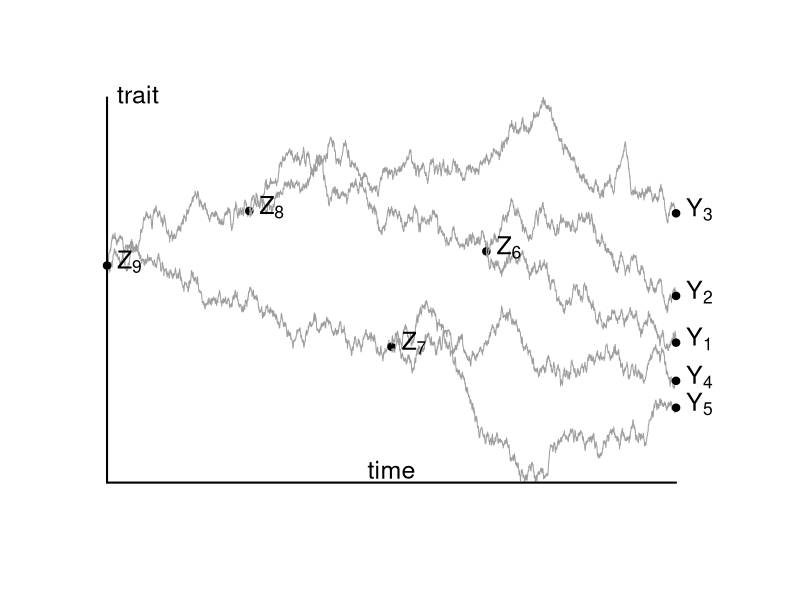
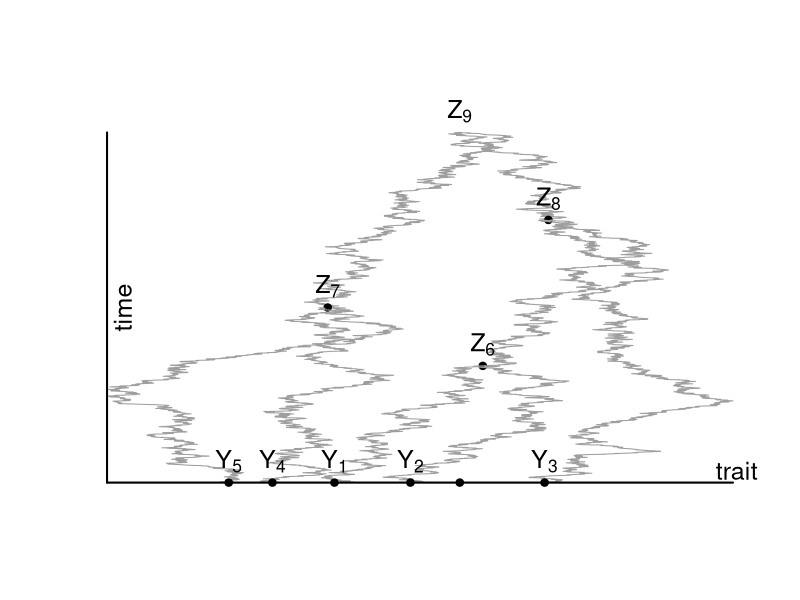

Generate these figures, in order, with R:
# Figure for Brownian evolution of a trait

rm(list=ls())
# seed <- 4, 12, 19
seed <- 4; set.seed(seed)
figDir <- '../../Figures/'
figName <- 'BrownianTrait'
exportFig <- FALSE

# Tree + branch lengths
mu <- 0; sigma <- 1
n <- 5
d <- c(1, 1, 2.25, 1.5, 1.5, 1.25, 1.5, .75)
pa <- c(6, 6, 8, 7, 7, 8, 9, 9)
off <- lapply(n+(1:(n-1)),function(j){which(pa==j)})
h <- rep(0, 2*n-1)
for(j in n+(1:(n-1))){h[j] <- h[off[[j-n]][1]] + d[off[[j-n]][1]]}
hTot <- max(h)

# Function
BrownPath <- function(mu, sigma=1, d, step=.001){
  t <- seq(0, d, by=step)
  w <- mu +  sqrt(step)*sigma*cumsum(rnorm(length(t)))
  return(list(t=t, w=w))
}

# Branching path
z <- rep(NA, 2*n-1); z[2*n-1] <- mu
pathList <- list(); yLim <- mu+sigma*c(-1, 1)
for(j in (n-1):1){# j <- n-1
  pathList[[j]] <- list()
  for(i in off[[j]]){
    pathList[[j]][[i]] <- BrownPath(mu=z[n+j], sigma=sigma, d=d[i])
    yLim <- range(c(yLim, pathList[[j]][[i]]$w))
    # lines(hTot-h[n+j]+path$t, path$w, col=j)
    z[i] <- pathList[[j]][[i]]$w[length(pathList[[j]][[i]]$w)]
    # points(hTot-h[n+j]+path$t[length(path$t)], z[i], pch=20, cex=1.5)
    # text(hTot-h[n+j]+path$t[length(path$t)], z[i], label=paste0('Z', i), col=2)
  }
}

# Plot (horizontal)
if(exportFig){png(paste0(figDir, figName, '-h-seed', seed, '.png'), height=360)}
plot(0, 0, col=0, xlim=c(0, 1.1*hTot), ylim=yLim, xlab='', ylab='', 
     axes=0, cex.lab=1.5)
for(j in (n-1):1){# j <- n-1
  for(i in off[[j]]){
    lines(hTot-h[n+j]+pathList[[j]][[i]]$t, pathList[[j]][[i]]$w, col=8)
    points(hTot-h[i], z[i], pch=20, cex=1.5)
    # text(hTot-h[n+j]+path$t[length(path$t)], z[i], label=paste0('Z', i), col=2)
  }
}
points(0, z[2*n-1], pch=20, cex=1.5)
lines(c(0, 0), yLim, lwd=2)
# text(hTot/40, mean(yLim), label='trait', cex=1.5, srt=90)
text(0, max(yLim), label='trait', cex=1.5, pos=4)
lines(c(0, hTot), min(yLim)*c(1, 1), lwd=2)
text(hTot/2, min(yLim)+diff(yLim)/30, label='time', cex=1.5)
text(hTot-h[1], z[1], label=expression(Y[1]), cex=1.5, pos=4)
text(hTot-h[2], z[2], label=expression(Y[2]), cex=1.5, pos=4)
text(hTot-h[3], z[3], label=expression(Y[3]), cex=1.5, pos=4)
text(hTot-h[4], z[4], label=expression(Y[4]), cex=1.5, pos=4)
text(hTot-h[5], z[5], label=expression(Y[5]), cex=1.5, pos=4)
text(hTot-h[6], z[6], label=expression(Z[6]), cex=1.5, pos=4)
text(hTot-h[7], z[7], label=expression(Z[7]), cex=1.5, pos=4)
text(hTot-h[8], z[8], label=expression(Z[8]), cex=1.5, pos=4)
text(hTot-h[9], z[9], label=expression(Z[9]), cex=1.5, pos=4)
if(exportFig){dev.off()}

# Plot (vertical)
if(exportFig){png(paste0(figDir, figName, '-v-seed', seed, '.png'), height=360)}
plot(0, 0, col=0, xlim=yLim, ylim=c(0, 1.1*hTot), xlab='', ylab='', 
     axes=0, cex.lab=1.5)
for(j in (n-1):1){# j <- n-1
  for(i in off[[j]]){
    lines(pathList[[j]][[i]]$w, h[n+j]-pathList[[j]][[i]]$t, col=8)
    points(z[i], h[i], pch=20, cex=1.5)
    # text(hTot-h[n+j]+path$t[length(path$t)], z[i], label=paste0('Z', i), col=2)
  }
}
points(z[2*n-1], 0, pch=20, cex=1.5)
lines(yLim, c(0, 0), lwd=2)
# text(hTot/40, mean(yLim), label='trait', cex=1.5, srt=90)
text(.9*max(yLim), hTot/40, label='trait', cex=1.5, pos=4)
lines(min(yLim)*c(1, 1), c(0, hTot), lwd=2)
text(min(yLim)+diff(yLim)/40, hTot/2, label='time', cex=1.5, srt=90)
text(z[1], h[1], label=expression(Y[1]), cex=1.5, pos=3)
text(z[2], h[2], label=expression(Y[2]), cex=1.5, pos=3)
text(z[3], h[3], label=expression(Y[3]), cex=1.5, pos=3)
text(z[4], h[4], label=expression(Y[4]), cex=1.5, pos=3)
text(z[5], h[5], label=expression(Y[5]), cex=1.5, pos=3)
text(z[6], h[6], label=expression(Z[6]), cex=1.5, pos=3)
text(z[7], h[7], label=expression(Z[7]), cex=1.5, pos=3)
text(z[8], h[8], label=expression(Z[8]), cex=1.5, pos=3)
text(z[9], h[9], label=expression(Z[9]), cex=1.5, pos=3)
if(exportFig){dev.off()}
